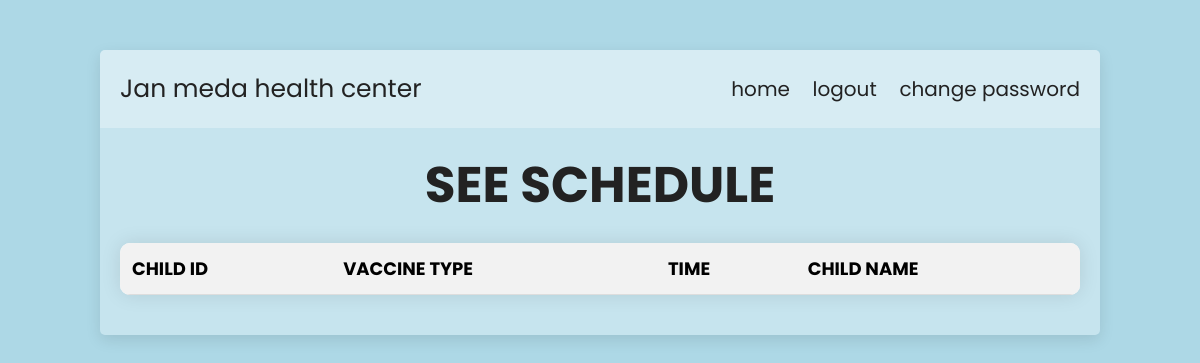
The app's page /childprofile.php, older data.
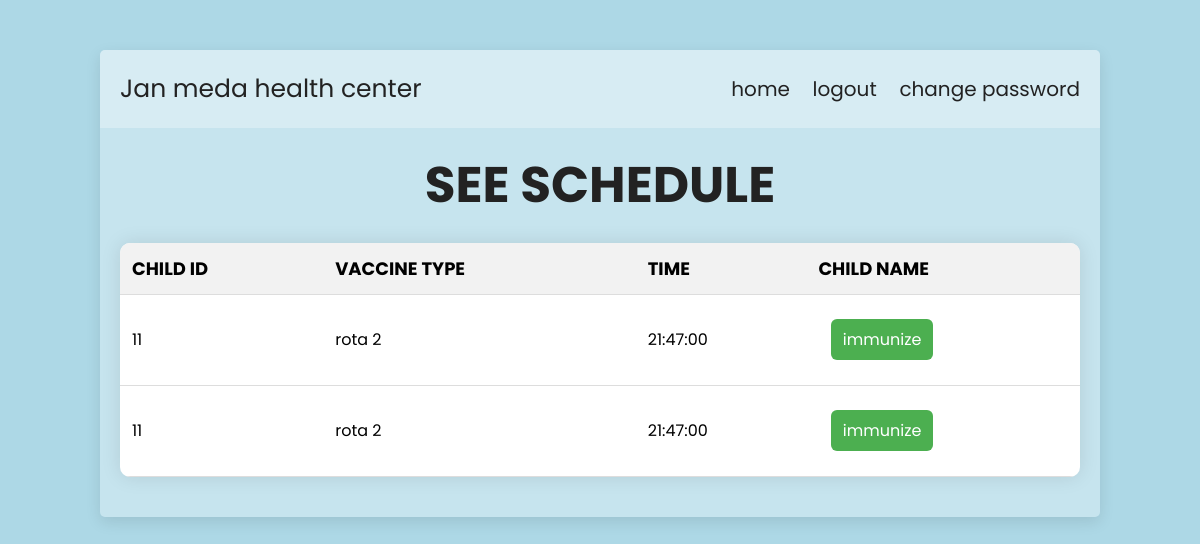
The same page, newer data.
### tables this page shows
CREATE TABLE `schedule` (
  `s_id` int(11) NOT NULL,
  `c_id` int(11) DEFAULT NULL,
  `n_id` int(11) DEFAULT NULL,
  `time` time DEFAULT NULL,
  `date` date DEFAULT NULL,
  `v_type` varchar(10) DEFAULT NULL
);

### childprofile.php (the view, shortened to what this page needs)
<!DOCTYPE html>
<html lang="en">
<head>
   <link rel="stylesheet" href="https://cdnjs.cloudflare.com/ajax/libs/font-awesome/5.15.4/css/all.min.css">
   <link rel="stylesheet" href="https://unpkg.com/swiper@7/swiper-bundle.min.css" />
   <link rel="stylesheet" href="css/style.css">
</head>
<body style="background-image:none; background-color:lightblue">
   <div class="container">
      <?php @include 'header.php'; ?>
      <section class="contact">
      <h1 class="heading">see schedule</h1>
         <fieldset style="width: 10;">
            <?php
            $host = "localhost";
            $username = "root";
            $password = "";
            $dbname = "vaccination_db";
            try {
               $conn = new PDO("mysql:host=$host;dbname=$dbname", $username, $password);
               $conn->setAttribute(PDO::ATTR_ERRMODE, PDO::ERRMODE_EXCEPTION);
               $stmt = $conn->query("SELECT * FROM schedule where date=curdate()");
               echo "<table>";
               echo "<tr><th>child ID</th><th>vaccine type</th><th>time</th><th>child name</th>";
               while ($row = $stmt->fetch()) {
                  echo "<tr>";
                  echo "<td>" . $row["c_id"] . "</td>";
                  echo "<td>" . $row["v_type"] . "</td>";
                  echo "<td>" . $row["time"] . "</td>";
                  echo '<td><button onclick="window.location.href = \'immunize.php\';">immunize</button></td>';
                  echo "</tr>";
               }
               echo "</table>";
            } catch (PDOException $e) {
               echo "Error: " . $e->getMessage();
            }
            ?>
         </fieldset>
      </section>
   </div>
</body>
</html>

Row changes from the older to the newer data that the page shows:
added schedule: c "11", v_type "rota 2", time "21:47:00"
added schedule: c "11", v_type "rota 2", time "21:47:00"
